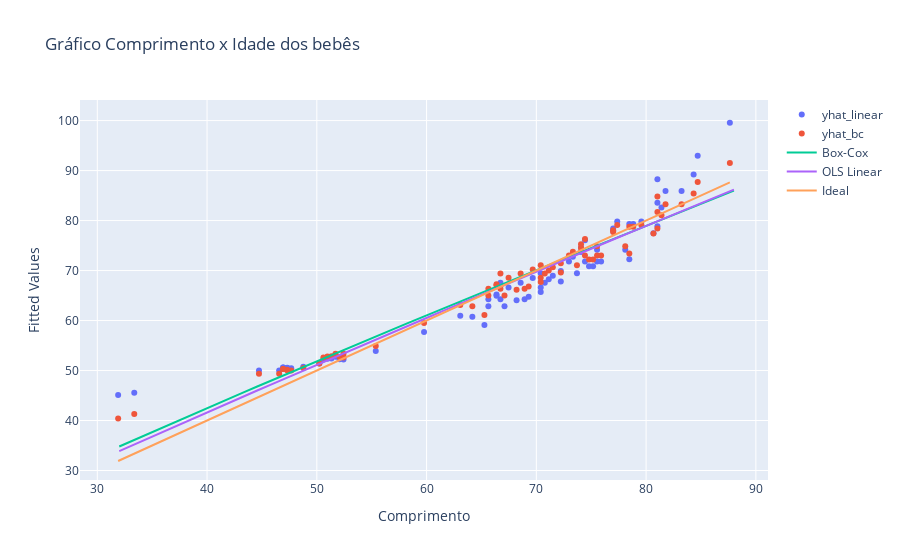

This figure's notebook cell:
### Code cell
def func(x, a, b):
    return a * np.power(x, b)

popt_bc, pcov = curve_fit(func, bebes.comprimento, bebes.yhat_bc)

x_fit_bc = np.linspace(32, 88, 50)
y_fit_bc = func(x_fit_bc, *popt_bc)


popt_lin, pcov = curve_fit(func, bebes.comprimento, bebes.yhat_linear)

x_fit_lin = np.linspace(32, 88, 50)
y_fit_lin = func(x_fit_bc, *popt_lin)


# Calcular a equação da reta linear
slope, intercept, r_value, p_value, std_err = stats.linregress(x=bebes.comprimento, y=bebes.comprimento)
element_line = intercept+slope*bebes.comprimento


fig = go.Figure()
fig.add_trace(go.Scatter(x=bebes.comprimento, y=bebes.yhat_linear, mode='markers', name='yhat_linear'))
fig.add_trace(go.Scatter(x=bebes.comprimento, y=bebes.yhat_bc, mode='markers', name='yhat_bc'))
fig.add_trace(go.Scatter(x=x_fit_bc, y=y_fit_bc, mode='lines', name='Box-Cox'))
fig.add_trace(go.Scatter(x=x_fit_lin, y=y_fit_lin, mode='lines', name='OLS Linear'))
fig.add_trace(go.Scatter(x=bebes.comprimento, y=element_line, mode='lines', name='Ideal'))

fig.update_layout(
    title='Gráfico Comprimento x Idade dos bebês',
    xaxis_title='Comprimento',
    yaxis_title='Fitted Values',
)

fig.show()
